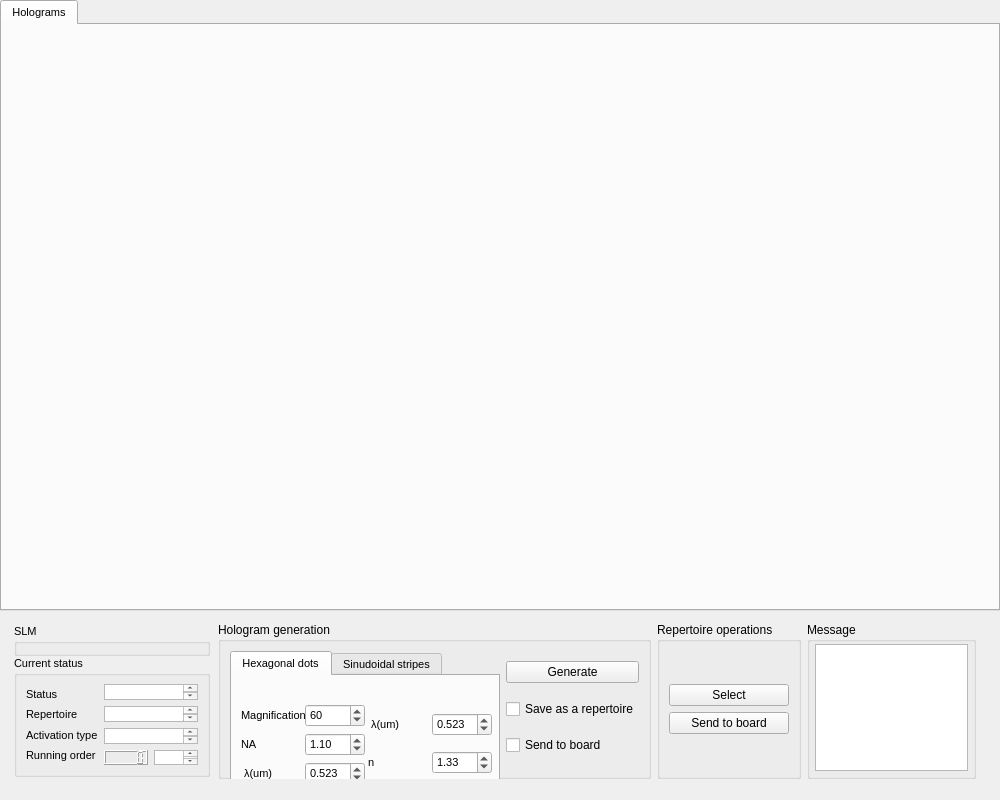
<?xml version="1.0" encoding="UTF-8"?>
<ui version="4.0">
 <class>MainWindow</class>
 <widget class="QMainWindow" name="MainWindow">
  <property name="geometry">
   <rect>
    <x>0</x>
    <y>0</y>
    <width>1000</width>
    <height>800</height>
   </rect>
  </property>
  <property name="minimumSize">
   <size>
    <width>1000</width>
    <height>800</height>
   </size>
  </property>
  <property name="windowTitle">
   <string>MainWindow</string>
  </property>
  <widget class="QWidget" name="centralwidget">
   <layout class="QGridLayout" name="gridLayout">
    <property name="leftMargin">
     <number>0</number>
    </property>
    <property name="topMargin">
     <number>0</number>
    </property>
    <property name="rightMargin">
     <number>0</number>
    </property>
    <property name="bottomMargin">
     <number>12</number>
    </property>
    <property name="horizontalSpacing">
     <number>3</number>
    </property>
    <property name="verticalSpacing">
     <number>2</number>
    </property>
    <item row="1" column="1">
     <widget class="QFrame" name="frame">
      <property name="minimumSize">
       <size>
        <width>0</width>
        <height>175</height>
       </size>
      </property>
      <property name="maximumSize">
       <size>
        <width>16777215</width>
        <height>175</height>
       </size>
      </property>
      <property name="font">
       <font>
        <stylestrategy>PreferDefault</stylestrategy>
        <kerning>true</kerning>
       </font>
      </property>
      <property name="frameShape">
       <enum>QFrame::Box</enum>
      </property>
      <property name="frameShadow">
       <enum>QFrame::Raised</enum>
      </property>
      <property name="lineWidth">
       <number>0</number>
      </property>
      <layout class="QGridLayout" name="gridLayout_2">
       <item row="0" column="1">
        <widget class="QGroupBox" name="holGroupBox">
         <property name="title">
          <string>Hologram generation</string>
         </property>
         <layout class="QGridLayout" name="gridLayout_5">
          <item row="0" column="0">
           <widget class="QTabWidget" name="SettingsGroup_2">
            <property name="sizePolicy">
             <sizepolicy hsizetype="MinimumExpanding" vsizetype="Preferred">
              <horstretch>0</horstretch>
              <verstretch>0</verstretch>
             </sizepolicy>
            </property>
            <property name="minimumSize">
             <size>
              <width>270</width>
              <height>165</height>
             </size>
            </property>
            <property name="maximumSize">
             <size>
              <width>270</width>
              <height>175</height>
             </size>
            </property>
            <property name="font">
             <font>
              <pointsize>8</pointsize>
              <stylestrategy>PreferDefault</stylestrategy>
              <kerning>true</kerning>
             </font>
            </property>
            <property name="autoFillBackground">
             <bool>false</bool>
            </property>
            <property name="currentIndex">
             <number>0</number>
            </property>
            <widget class="QWidget" name="hTab">
             <attribute name="title">
              <string>Hexagonal dots</string>
             </attribute>
             <layout class="QGridLayout" name="gridLayout_6">
              <item row="0" column="0">
               <layout class="QHBoxLayout" name="horizontalLayout_5">
                <item>
                 <layout class="QVBoxLayout" name="verticalLayout_20">
                  <item>
                   <layout class="QHBoxLayout" name="horizontalLayout_17">
                    <item>
                     <widget class="QLabel" name="label_17">
                      <property name="minimumSize">
                       <size>
                        <width>65</width>
                        <height>0</height>
                       </size>
                      </property>
                      <property name="maximumSize">
                       <size>
                        <width>70</width>
                        <height>16777215</height>
                       </size>
                      </property>
                      <property name="text">
                       <string>Magnification</string>
                      </property>
                     </widget>
                    </item>
                    <item>
                     <widget class="QDoubleSpinBox" name="magnificationValue_2">
                      <property name="minimumSize">
                       <size>
                        <width>60</width>
                        <height>0</height>
                       </size>
                      </property>
                      <property name="maximumSize">
                       <size>
                        <width>60</width>
                        <height>16777215</height>
                       </size>
                      </property>
                      <property name="decimals">
                       <number>0</number>
                      </property>
                      <property name="maximum">
                       <double>120.000000000000000</double>
                      </property>
                      <property name="value">
                       <double>60.000000000000000</double>
                      </property>
                     </widget>
                    </item>
                   </layout>
                  </item>
                  <item>
                   <layout class="QHBoxLayout" name="horizontalLayout_18">
                    <item>
                     <widget class="QLabel" name="label_18">
                      <property name="minimumSize">
                       <size>
                        <width>65</width>
                        <height>0</height>
                       </size>
                      </property>
                      <property name="maximumSize">
                       <size>
                        <width>70</width>
                        <height>16777215</height>
                       </size>
                      </property>
                      <property name="text">
                       <string>NA</string>
                      </property>
                     </widget>
                    </item>
                    <item>
                     <widget class="QDoubleSpinBox" name="naValue_2">
                      <property name="minimumSize">
                       <size>
                        <width>60</width>
                        <height>0</height>
                       </size>
                      </property>
                      <property name="maximumSize">
                       <size>
                        <width>60</width>
                        <height>16777215</height>
                       </size>
                      </property>
                      <property name="maximum">
                       <double>1.500000000000000</double>
                      </property>
                      <property name="value">
                       <double>1.100000000000000</double>
                      </property>
                     </widget>
                    </item>
                   </layout>
                  </item>
                  <item>
                   <layout class="QHBoxLayout" name="horizontalLayout_2">
                    <item>
                     <layout class="QHBoxLayout" name="horizontalLayout_15">
                      <item>
                       <widget class="QLabel" name="label_16">
                        <property name="minimumSize">
                         <size>
                          <width>65</width>
                          <height>0</height>
                         </size>
                        </property>
                        <property name="maximumSize">
                         <size>
                          <width>70</width>
                          <height>16777215</height>
                         </size>
                        </property>
                        <property name="text">
                         <string> λ(um)</string>
                        </property>
                       </widget>
                      </item>
                      <item>
                       <widget class="QDoubleSpinBox" name="wavelengthValue_2">
                        <property name="minimumSize">
                         <size>
                          <width>60</width>
                          <height>0</height>
                         </size>
                        </property>
                        <property name="maximumSize">
                         <size>
                          <width>60</width>
                          <height>16777215</height>
                         </size>
                        </property>
                        <property name="readOnly">
                         <bool>false</bool>
                        </property>
                        <property name="decimals">
                         <number>3</number>
                        </property>
                        <property name="maximum">
                         <double>2.000000000000000</double>
                        </property>
                        <property name="value">
                         <double>0.523000000000000</double>
                        </property>
                       </widget>
                      </item>
                     </layout>
                    </item>
                   </layout>
                  </item>
                 </layout>
                </item>
                <item>
                 <layout class="QVBoxLayout" name="verticalLayout_22">
                  <item>
                   <layout class="QHBoxLayout" name="horizontalLayout_35">
                    <item>
                     <widget class="QLabel" name="label_36">
                      <property name="minimumSize">
                       <size>
                        <width>65</width>
                        <height>0</height>
                       </size>
                      </property>
                      <property name="maximumSize">
                       <size>
                        <width>70</width>
                        <height>16777215</height>
                       </size>
                      </property>
                      <property name="text">
                       <string> λ(um)</string>
                      </property>
                     </widget>
                    </item>
                    <item>
                     <widget class="QDoubleSpinBox" name="wavelengthValue_6">
                      <property name="minimumSize">
                       <size>
                        <width>60</width>
                        <height>0</height>
                       </size>
                      </property>
                      <property name="maximumSize">
                       <size>
                        <width>60</width>
                        <height>16777215</height>
                       </size>
                      </property>
                      <property name="readOnly">
                       <bool>false</bool>
                      </property>
                      <property name="decimals">
                       <number>3</number>
                      </property>
                      <property name="maximum">
                       <double>2.000000000000000</double>
                      </property>
                      <property name="value">
                       <double>0.523000000000000</double>
                      </property>
                     </widget>
                    </item>
                   </layout>
                  </item>
                  <item>
                   <layout class="QHBoxLayout" name="horizontalLayout_19">
                    <item>
                     <widget class="QLabel" name="label_21">
                      <property name="minimumSize">
                       <size>
                        <width>65</width>
                        <height>0</height>
                       </size>
                      </property>
                      <property name="maximumSize">
                       <size>
                        <width>70</width>
                        <height>16777215</height>
                       </size>
                      </property>
                      <property name="text">
                       <string>n</string>
                      </property>
                     </widget>
                    </item>
                    <item>
                     <widget class="QDoubleSpinBox" name="nValue_2">
                      <property name="minimumSize">
                       <size>
                        <width>60</width>
                        <height>0</height>
                       </size>
                      </property>
                      <property name="maximumSize">
                       <size>
                        <width>60</width>
                        <height>16777215</height>
                       </size>
                      </property>
                      <property name="maximum">
                       <double>2.000000000000000</double>
                      </property>
                      <property name="value">
                       <double>1.330000000000000</double>
                      </property>
                     </widget>
                    </item>
                   </layout>
                  </item>
                 </layout>
                </item>
               </layout>
              </item>
             </layout>
            </widget>
            <widget class="QWidget" name="sTab">
             <attribute name="title">
              <string>Sinudoidal stripes</string>
             </attribute>
             <layout class="QGridLayout" name="gridLayout_7">
              <item row="0" column="0">
               <layout class="QHBoxLayout" name="horizontalLayout_6">
                <item>
                 <layout class="QVBoxLayout" name="verticalLayout_21">
                  <item>
                   <layout class="QHBoxLayout" name="horizontalLayout_20">
                    <item>
                     <widget class="QLabel" name="label_19">
                      <property name="minimumSize">
                       <size>
                        <width>65</width>
                        <height>0</height>
                       </size>
                      </property>
                      <property name="maximumSize">
                       <size>
                        <width>70</width>
                        <height>16777215</height>
                       </size>
                      </property>
                      <property name="text">
                       <string>Magnification</string>
                      </property>
                     </widget>
                    </item>
                    <item>
                     <widget class="QDoubleSpinBox" name="magnificationValue_3">
                      <property name="minimumSize">
                       <size>
                        <width>60</width>
                        <height>0</height>
                       </size>
                      </property>
                      <property name="maximumSize">
                       <size>
                        <width>60</width>
                        <height>16777215</height>
                       </size>
                      </property>
                      <property name="decimals">
                       <number>0</number>
                      </property>
                      <property name="maximum">
                       <double>120.000000000000000</double>
                      </property>
                      <property name="value">
                       <double>60.000000000000000</double>
                      </property>
                     </widget>
                    </item>
                   </layout>
                  </item>
                  <item>
                   <layout class="QHBoxLayout" name="horizontalLayout_21">
                    <item>
                     <widget class="QLabel" name="label_20">
                      <property name="minimumSize">
                       <size>
                        <width>65</width>
                        <height>0</height>
                       </size>
                      </property>
                      <property name="maximumSize">
                       <size>
                        <width>70</width>
                        <height>16777215</height>
                       </size>
                      </property>
                      <property name="text">
                       <string>NA</string>
                      </property>
                     </widget>
                    </item>
                    <item>
                     <widget class="QDoubleSpinBox" name="naValue_3">
                      <property name="minimumSize">
                       <size>
                        <width>60</width>
                        <height>0</height>
                       </size>
                      </property>
                      <property name="maximumSize">
                       <size>
                        <width>60</width>
                        <height>16777215</height>
                       </size>
                      </property>
                      <property name="maximum">
                       <double>1.500000000000000</double>
                      </property>
                      <property name="value">
                       <double>1.100000000000000</double>
                      </property>
                     </widget>
                    </item>
                   </layout>
                  </item>
                  <item>
                   <layout class="QHBoxLayout" name="horizontalLayout_3">
                    <item>
                     <layout class="QHBoxLayout" name="horizontalLayout_16">
                      <item>
                       <widget class="QLabel" name="label_22">
                        <property name="minimumSize">
                         <size>
                          <width>65</width>
                          <height>0</height>
                         </size>
                        </property>
                        <property name="maximumSize">
                         <size>
                          <width>70</width>
                          <height>16777215</height>
                         </size>
                        </property>
                        <property name="text">
                         <string> λ(um)</string>
                        </property>
                       </widget>
                      </item>
                      <item>
                       <widget class="QDoubleSpinBox" name="wavelengthValue_3">
                        <property name="minimumSize">
                         <size>
                          <width>60</width>
                          <height>0</height>
                         </size>
                        </property>
                        <property name="maximumSize">
                         <size>
                          <width>60</width>
                          <height>16777215</height>
                         </size>
                        </property>
                        <property name="readOnly">
                         <bool>false</bool>
                        </property>
                        <property name="decimals">
                         <number>3</number>
                        </property>
                        <property name="maximum">
                         <double>2.000000000000000</double>
                        </property>
                        <property name="value">
                         <double>0.523000000000000</double>
                        </property>
                       </widget>
                      </item>
                     </layout>
                    </item>
                   </layout>
                  </item>
                 </layout>
                </item>
                <item>
                 <layout class="QVBoxLayout" name="verticalLayout_23">
                  <item>
                   <layout class="QHBoxLayout" name="horizontalLayout_36">
                    <item>
                     <widget class="QLabel" name="label_37">
                      <property name="minimumSize">
                       <size>
                        <width>65</width>
                        <height>0</height>
                       </size>
                      </property>
                      <property name="maximumSize">
                       <size>
                        <width>70</width>
                        <height>16777215</height>
                       </size>
                      </property>
                      <property name="text">
                       <string> λ(um)</string>
                      </property>
                     </widget>
                    </item>
                    <item>
                     <widget class="QDoubleSpinBox" name="wavelengthValue_7">
                      <property name="minimumSize">
                       <size>
                        <width>60</width>
                        <height>0</height>
                       </size>
                      </property>
                      <property name="maximumSize">
                       <size>
                        <width>60</width>
                        <height>16777215</height>
                       </size>
                      </property>
                      <property name="readOnly">
                       <bool>false</bool>
                      </property>
                      <property name="decimals">
                       <number>3</number>
                      </property>
                      <property name="maximum">
                       <double>2.000000000000000</double>
                      </property>
                      <property name="value">
                       <double>0.523000000000000</double>
                      </property>
                     </widget>
                    </item>
                   </layout>
                  </item>
                  <item>
                   <layout class="QHBoxLayout" name="horizontalLayout_22">
                    <item>
                     <widget class="QLabel" name="label_23">
                      <property name="minimumSize">
                       <size>
                        <width>65</width>
                        <height>0</height>
                       </size>
                      </property>
                      <property name="maximumSize">
                       <size>
                        <width>70</width>
                        <height>16777215</height>
                       </size>
                      </property>
                      <property name="text">
                       <string>n</string>
                      </property>
                     </widget>
                    </item>
                    <item>
                     <widget class="QDoubleSpinBox" name="nValue_3">
                      <property name="minimumSize">
                       <size>
                        <width>60</width>
                        <height>0</height>
                       </size>
                      </property>
                      <property name="maximumSize">
                       <size>
                        <width>60</width>
                        <height>16777215</height>
                       </size>
                      </property>
                      <property name="maximum">
                       <double>2.000000000000000</double>
                      </property>
                      <property name="value">
                       <double>1.330000000000000</double>
                      </property>
                     </widget>
                    </item>
                   </layout>
                  </item>
                 </layout>
                </item>
               </layout>
              </item>
             </layout>
            </widget>
           </widget>
          </item>
          <item row="0" column="1">
           <layout class="QVBoxLayout" name="verticalLayout_13">
            <item>
             <widget class="QPushButton" name="holGenButton">
              <property name="text">
               <string>Generate</string>
              </property>
             </widget>
            </item>
            <item>
             <widget class="QCheckBox" name="repCheckBox">
              <property name="text">
               <string>Save as a repertoire</string>
              </property>
             </widget>
            </item>
            <item>
             <widget class="QCheckBox" name="sendCheckBox">
              <property name="text">
               <string>Send to board</string>
              </property>
             </widget>
            </item>
           </layout>
          </item>
         </layout>
        </widget>
       </item>
       <item row="0" column="2">
        <widget class="QGroupBox" name="repGroupBox">
         <property name="title">
          <string>Repertoire operations</string>
         </property>
         <layout class="QVBoxLayout" name="verticalLayout_5">
          <item>
           <layout class="QVBoxLayout" name="verticalLayout">
            <item>
             <widget class="QPushButton" name="selectPushButton">
              <property name="text">
               <string>Select</string>
              </property>
             </widget>
            </item>
            <item>
             <widget class="QPushButton" name="sendPushButton">
              <property name="text">
               <string>Send to board</string>
              </property>
             </widget>
            </item>
           </layout>
          </item>
         </layout>
        </widget>
       </item>
       <item row="0" column="0">
        <widget class="QFrame" name="ControlGroup">
         <property name="sizePolicy">
          <sizepolicy hsizetype="MinimumExpanding" vsizetype="Preferred">
           <horstretch>0</horstretch>
           <verstretch>0</verstretch>
          </sizepolicy>
         </property>
         <property name="minimumSize">
          <size>
           <width>0</width>
           <height>0</height>
          </size>
         </property>
         <property name="maximumSize">
          <size>
           <width>200</width>
           <height>175</height>
          </size>
         </property>
         <property name="font">
          <font>
           <pointsize>8</pointsize>
           <weight>50</weight>
           <bold>false</bold>
           <stylestrategy>PreferDefault</stylestrategy>
           <kerning>false</kerning>
          </font>
         </property>
         <property name="styleSheet">
          <string notr="true"/>
         </property>
         <property name="frameShape">
          <enum>QFrame::NoFrame</enum>
         </property>
         <property name="frameShadow">
          <enum>QFrame::Plain</enum>
         </property>
         <layout class="QGridLayout" name="gridLayout_4">
          <property name="leftMargin">
           <number>2</number>
          </property>
          <property name="topMargin">
           <number>2</number>
          </property>
          <property name="rightMargin">
           <number>2</number>
          </property>
          <property name="bottomMargin">
           <number>2</number>
          </property>
          <property name="horizontalSpacing">
           <number>0</number>
          </property>
          <property name="verticalSpacing">
           <number>9</number>
          </property>
          <item row="0" column="0">
           <layout class="QVBoxLayout" name="verticalLayout_7">
            <property name="spacing">
             <number>0</number>
            </property>
            <property name="bottomMargin">
             <number>0</number>
            </property>
            <item>
             <widget class="QGroupBox" name="groupBox_3">
              <property name="maximumSize">
               <size>
                <width>200</width>
                <height>16777215</height>
               </size>
              </property>
              <property name="font">
               <font>
                <pointsize>8</pointsize>
                <weight>50</weight>
                <bold>false</bold>
                <stylestrategy>PreferDefault</stylestrategy>
                <kerning>true</kerning>
               </font>
              </property>
              <property name="title">
               <string>SLM</string>
              </property>
              <property name="flat">
               <bool>false</bool>
              </property>
              <property name="checkable">
               <bool>false</bool>
              </property>
              <layout class="QVBoxLayout" name="verticalLayout_4">
               <property name="spacing">
                <number>2</number>
               </property>
               <property name="leftMargin">
                <number>5</number>
               </property>
               <property name="topMargin">
                <number>5</number>
               </property>
               <property name="rightMargin">
                <number>5</number>
               </property>
               <property name="bottomMargin">
                <number>5</number>
               </property>
               <item>
                <layout class="QHBoxLayout" name="horizontalLayout_12">
                 <item>
                  <layout class="QVBoxLayout" name="slmToggleLayout">
                   <property name="spacing">
                    <number>0</number>
                   </property>
                  </layout>
                 </item>
                </layout>
               </item>
              </layout>
             </widget>
            </item>
            <item>
             <widget class="QGroupBox" name="OperationGroup">
              <property name="sizePolicy">
               <sizepolicy hsizetype="MinimumExpanding" vsizetype="Preferred">
                <horstretch>0</horstretch>
                <verstretch>0</verstretch>
               </sizepolicy>
              </property>
              <property name="minimumSize">
               <size>
                <width>0</width>
                <height>0</height>
               </size>
              </property>
              <property name="maximumSize">
               <size>
                <width>360</width>
                <height>175</height>
               </size>
              </property>
              <property name="font">
               <font>
                <weight>50</weight>
                <bold>false</bold>
                <stylestrategy>PreferDefault</stylestrategy>
                <kerning>true</kerning>
               </font>
              </property>
              <property name="title">
               <string>Current status</string>
              </property>
              <layout class="QHBoxLayout" name="horizontalLayout">
               <item>
                <layout class="QVBoxLayout" name="verticalLayout_14">
                 <property name="spacing">
                  <number>0</number>
                 </property>
                 <item>
                  <widget class="QLabel" name="statusLable">
                   <property name="text">
                    <string>Status</string>
                   </property>
                  </widget>
                 </item>
                 <item>
                  <widget class="QLabel" name="repLabel">
                   <property name="text">
                    <string>Repertoire</string>
                   </property>
                  </widget>
                 </item>
                 <item>
                  <widget class="QLabel" name="acTypeLable">
                   <property name="text">
                    <string>Activation type</string>
                   </property>
                  </widget>
                 </item>
                 <item>
                  <widget class="QLabel" name="roLable">
                   <property name="text">
                    <string>Running order</string>
                   </property>
                  </widget>
                 </item>
                </layout>
               </item>
               <item>
                <layout class="QVBoxLayout" name="verticalLayout_15">
                 <item>
                  <widget class="QTextBrowser" name="statusDisplay"/>
                 </item>
                 <item>
                  <widget class="QTextBrowser" name="repDisplay"/>
                 </item>
                 <item>
                  <widget class="QTextBrowser" name="acTypeDisplay"/>
                 </item>
                 <item>
                  <layout class="QHBoxLayout" name="horizontalLayout_8">
                   <item>
                    <widget class="QLCDNumber" name="roCountDisplay"/>
                   </item>
                   <item>
                    <widget class="QTextBrowser" name="roNameDisplay"/>
                   </item>
                  </layout>
                 </item>
                </layout>
               </item>
              </layout>
             </widget>
            </item>
           </layout>
          </item>
         </layout>
        </widget>
       </item>
       <item row="0" column="4">
        <widget class="QGroupBox" name="groupBox_4">
         <property name="title">
          <string>Message</string>
         </property>
         <layout class="QGridLayout" name="gridLayout_3">
          <property name="leftMargin">
           <number>5</number>
          </property>
          <property name="topMargin">
           <number>2</number>
          </property>
          <property name="rightMargin">
           <number>5</number>
          </property>
          <property name="bottomMargin">
           <number>5</number>
          </property>
          <property name="spacing">
           <number>0</number>
          </property>
          <item row="0" column="0">
           <widget class="QTextBrowser" name="messageBox"/>
          </item>
         </layout>
        </widget>
       </item>
      </layout>
     </widget>
    </item>
    <item row="0" column="0" colspan="7">
     <widget class="QFrame" name="ViewerGroup_1">
      <layout class="QGridLayout" name="ViewerGroup">
       <property name="leftMargin">
        <number>0</number>
       </property>
       <property name="topMargin">
        <number>0</number>
       </property>
       <property name="rightMargin">
        <number>0</number>
       </property>
       <property name="bottomMargin">
        <number>0</number>
       </property>
       <property name="horizontalSpacing">
        <number>0</number>
       </property>
       <item row="0" column="0">
        <widget class="QTabWidget" name="imgTab">
         <property name="font">
          <font>
           <pointsize>8</pointsize>
          </font>
         </property>
         <property name="currentIndex">
          <number>0</number>
         </property>
         <widget class="QWidget" name="holTab">
          <attribute name="title">
           <string>Holograms</string>
          </attribute>
          <layout class="QGridLayout" name="gridLayout_8">
           <property name="leftMargin">
            <number>0</number>
           </property>
           <property name="topMargin">
            <number>0</number>
           </property>
           <property name="rightMargin">
            <number>0</number>
           </property>
           <property name="bottomMargin">
            <number>0</number>
           </property>
           <item row="0" column="0">
            <layout class="QGridLayout" name="hLayout"/>
           </item>
          </layout>
         </widget>
        </widget>
       </item>
      </layout>
     </widget>
    </item>
   </layout>
  </widget>
 </widget>
 <resources/>
 <connections/>
</ui>
